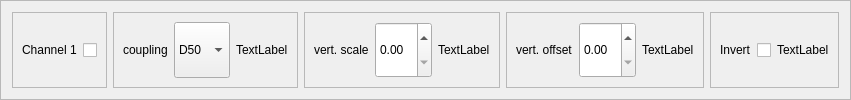
            <widget class="QFrame" name="frame_32">
             <property name="frameShape">
              <enum>QFrame::StyledPanel</enum>
             </property>
             <property name="frameShadow">
              <enum>QFrame::Sunken</enum>
             </property>
             <layout class="QHBoxLayout" name="horizontalLayout_59">
              <item>
               <layout class="QHBoxLayout" name="horizontalLayout_21">
                <item>
                 <widget class="QFrame" name="frame_2">
                  <property name="frameShape">
                   <enum>QFrame::StyledPanel</enum>
                  </property>
                  <property name="frameShadow">
                   <enum>QFrame::Sunken</enum>
                  </property>
                  <layout class="QHBoxLayout" name="horizontalLayout_35">
                   <item>
                    <widget class="QLabel" name="label_20">
                     <property name="sizePolicy">
                      <sizepolicy hsizetype="Preferred" vsizetype="Minimum">
                       <horstretch>0</horstretch>
                       <verstretch>0</verstretch>
                      </sizepolicy>
                     </property>
                     <property name="text">
                      <string>Channel 1</string>
                     </property>
                    </widget>
                   </item>
                   <item>
                    <widget class="QCheckBox" name="ScopeCB1">
                     <property name="sizePolicy">
                      <sizepolicy hsizetype="Minimum" vsizetype="Minimum">
                       <horstretch>0</horstretch>
                       <verstretch>0</verstretch>
                      </sizepolicy>
                     </property>
                     <property name="text">
                      <string/>
                     </property>
                    </widget>
                   </item>
                  </layout>
                 </widget>
                </item>
                <item>
                 <widget class="QFrame" name="frame_3">
                  <property name="frameShape">
                   <enum>QFrame::StyledPanel</enum>
                  </property>
                  <property name="frameShadow">
                   <enum>QFrame::Sunken</enum>
                  </property>
                  <layout class="QHBoxLayout" name="horizontalLayout_36">
                   <item>
                    <widget class="QLabel" name="coupling">
                     <property name="sizePolicy">
                      <sizepolicy hsizetype="Minimum" vsizetype="Minimum">
                       <horstretch>0</horstretch>
                       <verstretch>0</verstretch>
                      </sizepolicy>
                     </property>
                     <property name="text">
                      <string>coupling</string>
                     </property>
                    </widget>
                   </item>
                   <item>
                    <widget class="QComboBox" name="ScopeCP1">
                     <property name="sizePolicy">
                      <sizepolicy hsizetype="Minimum" vsizetype="Minimum">
                       <horstretch>0</horstretch>
                       <verstretch>0</verstretch>
                      </sizepolicy>
                     </property>
                     <item>
                      <property name="text">
                       <string>D50</string>
                      </property>
                     </item>
                     <item>
                      <property name="text">
                       <string>D1M</string>
                      </property>
                     </item>
                     <item>
                      <property name="text">
                       <string>A1</string>
                      </property>
                     </item>
                    </widget>
                   </item>
                   <item>
                    <widget class="QLabel" name="ScopeCP1_act">
                     <property name="text">
                      <string>TextLabel</string>
                     </property>
                    </widget>
                   </item>
                  </layout>
                 </widget>
                </item>
                <item>
                 <widget class="QFrame" name="frame_12">
                  <property name="frameShape">
                   <enum>QFrame::StyledPanel</enum>
                  </property>
                  <property name="frameShadow">
                   <enum>QFrame::Sunken</enum>
                  </property>
                  <layout class="QHBoxLayout" name="horizontalLayout_37">
                   <item>
                    <widget class="QLabel" name="label_32">
                     <property name="sizePolicy">
                      <sizepolicy hsizetype="Preferred" vsizetype="Minimum">
                       <horstretch>0</horstretch>
                       <verstretch>0</verstretch>
                      </sizepolicy>
                     </property>
                     <property name="text">
                      <string>vert. scale</string>
                     </property>
                    </widget>
                   </item>
                   <item>
                    <widget class="QDoubleSpinBox" name="ScopeVScale1">
                     <property name="sizePolicy">
                      <sizepolicy hsizetype="Minimum" vsizetype="Minimum">
                       <horstretch>0</horstretch>
                       <verstretch>0</verstretch>
                      </sizepolicy>
                     </property>
                    </widget>
                   </item>
                   <item>
                    <widget class="QLabel" name="ScopeVScale1_act">
                     <property name="text">
                      <string>TextLabel</string>
                     </property>
                    </widget>
                   </item>
                  </layout>
                 </widget>
                </item>
                <item>
                 <widget class="QFrame" name="frame_15">
                  <property name="frameShape">
                   <enum>QFrame::StyledPanel</enum>
                  </property>
                  <property name="frameShadow">
                   <enum>QFrame::Sunken</enum>
                  </property>
                  <layout class="QHBoxLayout" name="horizontalLayout_40">
                   <item>
                    <widget class="QLabel" name="label_21">
                     <property name="sizePolicy">
                      <sizepolicy hsizetype="Preferred" vsizetype="Minimum">
                       <horstretch>0</horstretch>
                       <verstretch>0</verstretch>
                      </sizepolicy>
                     </property>
                     <property name="text">
                      <string>vert. offset</string>
                     </property>
                    </widget>
                   </item>
                   <item>
                    <widget class="QDoubleSpinBox" name="ScopeVOffs1">
                     <property name="sizePolicy">
                      <sizepolicy hsizetype="Minimum" vsizetype="Minimum">
                       <horstretch>0</horstretch>
                       <verstretch>0</verstretch>
                      </sizepolicy>
                     </property>
                     <property name="minimumSize">
                      <size>
                       <width>0</width>
                       <height>0</height>
                      </size>
                     </property>
                    </widget>
                   </item>
                   <item>
                    <widget class="QLabel" name="ScopeVOffs1_act">
                     <property name="text">
                      <string>TextLabel</string>
                     </property>
                    </widget>
                   </item>
                  </layout>
                 </widget>
                </item>
                <item>
                 <widget class="QFrame" name="frame_16">
                  <property name="frameShape">
                   <enum>QFrame::StyledPanel</enum>
                  </property>
                  <property name="frameShadow">
                   <enum>QFrame::Sunken</enum>
                  </property>
                  <layout class="QHBoxLayout" name="horizontalLayout_41">
                   <item>
                    <widget class="QLabel" name="label_22">
                     <property name="sizePolicy">
                      <sizepolicy hsizetype="Preferred" vsizetype="Minimum">
                       <horstretch>0</horstretch>
                       <verstretch>0</verstretch>
                      </sizepolicy>
                     </property>
                     <property name="text">
                      <string>Invert</string>
                     </property>
                    </widget>
                   </item>
                   <item>
                    <widget class="QCheckBox" name="ScopeInv1">
                     <property name="sizePolicy">
                      <sizepolicy hsizetype="Minimum" vsizetype="Minimum">
                       <horstretch>0</horstretch>
                       <verstretch>0</verstretch>
                      </sizepolicy>
                     </property>
                     <property name="text">
                      <string/>
                     </property>
                    </widget>
                   </item>
                   <item>
                    <widget class="QLabel" name="ScopeInv1_act">
                     <property name="text">
                      <string>TextLabel</string>
                     </property>
                    </widget>
                   </item>
                  </layout>
                 </widget>
                </item>
               </layout>
              </item>
             </layout>
            </widget>
